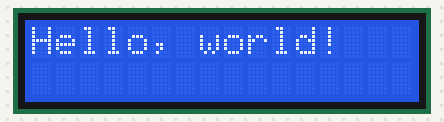
A sketch run on a simulated Arduino Uno, built with avr-gcc and run on an emulated ATmega328P. Parts: 16×2 character LCD.

Above: at 0.7 s.
At 2.03 s:
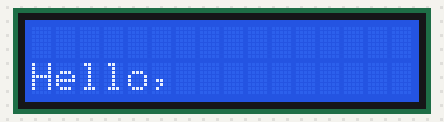
At 2.4 s:
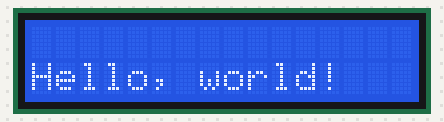
At 3.7 s:
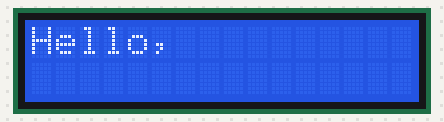

Measured:
- by itself, everything shown: repeats every 3.3 s, in 26 steps
- what the display in image 0 shows lasts 1.0 s, from 0.7 s to 1.7 s

The sketch:

week5_text_LCD.ino
```cpp
#include <LiquidCrystal_I2C.h>

LiquidCrystal_I2C lcd(0x3F, 16, 2);

void setup() {
  // put your setup code here, to run once:
  lcd.init();
  lcd.backlight();
}

void loop() {
  // put your main code here, to run repeatedly:
  static unsigned int row = 1;

  lcd.setCursor(0, (++row % 2));
  char str[] = "Hello, world!";
  for (int i = 0; i < sizeof(str) - 1; i++)
  {
    lcd.print(str[i]);
    delay(50);
  }
  delay(1000);
  lcd.clear();
}
```
